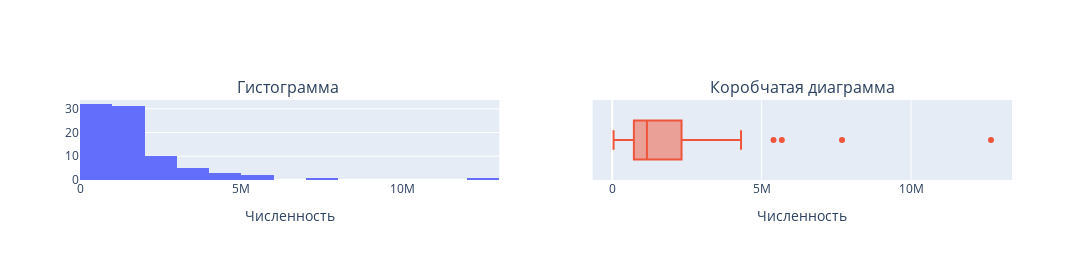
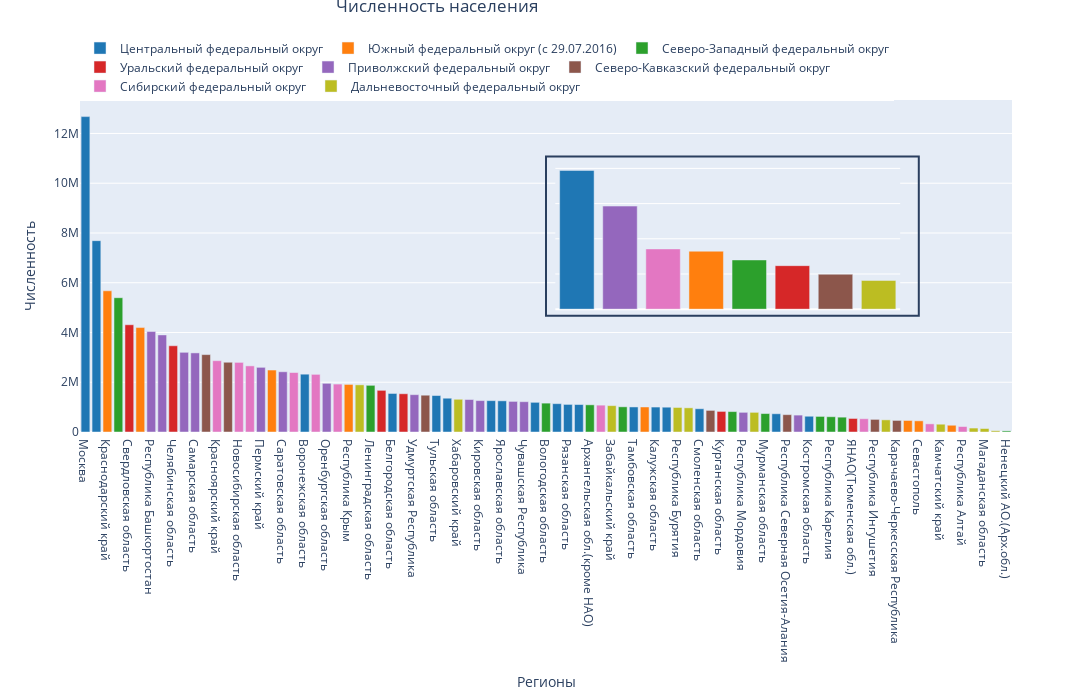

The notebook cell saved with these charts, in order:
### Code cell
# Создаем маску, где будем использовать цвета наших регионов.
mask_number = data.groupby('Федеральный округ')['Численность населения'].sum().reset_index()
mask_number.sort_values(by='Численность населения',ascending=False,inplace=True)
mask_number['цвет'] = mask_number['Федеральный округ'].map(dct_colors)

# Нарисуем первую фигуру, которая будет состоять из гистограммы и коробчатой диаграммы
fig_1=make_subplots(rows=1,
                  cols=2,
                  subplot_titles=['Гистограмма ','Коробчатая диаграмма']
                  )
# Гистограмма
fig_1.add_trace(col=1,row=1,trace=go.Histogram(x=data['Численность населения'],showlegend=False))
fig_1.update_xaxes(title='Численность',col=1,row=1)

# Коробчатая диаграмма
fig_1.add_trace(col=2,row=1,trace=go.Box(x=data['Численность населения'],showlegend=False,name=''))
fig_1.update_xaxes(title='Численность',col=2,row=1)
# Изменим высоту и ширину первого графика
fig_1.update_layout(height=260,width=1200)

# Нарисуем первый график
fig_1.show()

# Далее нам понадобится столбчатая диаграмма, цветом выделим округа, а меткой сделаем регионы-млн.
fig_2 = px.bar(x=data['Регионы'],
             title='Численность населения по регионам',
             y=data['Численность населения'],
             color=data['Федеральный округ'],
             color_discrete_map=dct_colors,
             height=700,width=1500)

# Отсортируем согласно признаку Регионы, а он у нас отсортирован по численности населения
fig_2.update_xaxes(categoryorder='array',categoryarray=data['Регионы'])

# Добавим текст во внутрь черным цветом, что бы мы понимали где регион миллионник
fig_2.update_traces(textposition='outside',textfont_color='#3F51B5')


# Третий график будет внутри основного второго графика
fig_2.add_trace(
    trace=go.Bar(marker_color=mask_number['цвет'],
        x=mask_number['Федеральный округ'],
        y=mask_number['Численность населения'],
        name="Федеральный округ",xaxis='x2',
        showlegend=False))

# Рисуем внутри второго графика фигуру типа rect - это прямоугольник, указываем его вершины
fig_2.update_layout( shapes=[
    dict(type="rect", #тип
         xref="paper", # цвет 
         yref="paper", # цвет 
         x0=0.5, # начало графика x0 от левого края
         y0=0.35, # начало графика y0 от нижнего края
         x1=0.9, # конец графика x1 от левого края
         y1=0.83, # конец графика y1 от нижнего края
         line_width=2, #
         fillcolor=None, #
         opacity=1)])

# Уточняем область отображения второго графика
fig_2.update_traces(selector=lambda t: t.name=="Федеральный округ", xaxis="x2", yaxis="y2")

# Новые оси третьего графика
fig_2.update_layout(
    xaxis2=dict(domain=[0.51, 0.88], anchor="y2"),  # определяем оси X для врезанного графика
    yaxis2=dict(domain=[0.37, 0.81], anchor="x2")) # определяем оси Y для врезанного графика

fig_2.update_layout(autosize=False,
                  legend_orientation="h",
                  legend=dict(x=0,y=1.2, yanchor='top',title=''),
                  title={'text':"Численность населения",'x':0.4,'y':1},
                  xaxis_title="Регионы",
                  yaxis_title="Численность",
                  
                  xaxis2 = {'showticklabels': False},
                  yaxis2 = {'showticklabels': False})



fig_2.show()

### Figure 1 — Plotly figure (JSON) as saved in the notebook; plotly's stock layout.template omitted (floating-point values rounded to 4 significant figures)
{"data": [{"showlegend": false, "type": "histogram", "x": [12678079, 7690863, 5675462, 5398064, 4310681, 4197821, 4038151, 3902888, 3466369, 3202946, 3179532, 3110858, 2866255, 2803573, 2798170, 2657854, 2599260, 2491036, 2421895, 2391193, 2324205, 2317153, 1956835, 1926665, 1912622, 1895868, 1875872, 1674676, 1549151, 1537416, 1500955, 1478726, 1466127, 1358416, 1315643, 1305563, 1262402, 1260379, 1253389, 1229824, 1217818, 1192491, 1160445, 1139371, 1108847, 1104008, 1092424, 1079271, 1059700, 1012512, 1006748, 1005782, 1002575, 997135, 985937, 971996, 934889, 868350, 827166, 820473, 790197, 790044, 741404, 733498, 696837, 679417, 633385, 626115, 614064, 596508, 544444, 534262, 507061, 488257, 465528, 463088, 449138, 327383, 313016, 271135, 220181, 158305, 140149, 50288, 44111], "xaxis": "x", "yaxis": "y"}, {"name": "", "showlegend": false, "type": "box", "x": [12678079, 7690863, 5675462, 5398064, 4310681, 4197821, 4038151, 3902888, 3466369, 3202946, 3179532, 3110858, 2866255, 2803573, 2798170, 2657854, 2599260, 2491036, 2421895, 2391193, 2324205, 2317153, 1956835, 1926665, 1912622, 1895868, 1875872, 1674676, 1549151, 1537416, 1500955, 1478726, 1466127, 1358416, 1315643, 1305563, 1262402, 1260379, 1253389, 1229824, 1217818, 1192491, 1160445, 1139371, 1108847, 1104008, 1092424, 1079271, 1059700, 1012512, 1006748, 1005782, 1002575, 997135, 985937, 971996, 934889, 868350, 827166, 820473, 790197, 790044, 741404, 733498, 696837, 679417, 633385, 626115, 614064, 596508, 544444, 534262, 507061, 488257, 465528, 463088, 449138, 327383, 313016, 271135, 220181, 158305, 140149, 50288, 44111], "xaxis": "x2", "yaxis": "y2"}], "layout": {"annotations": [{"font": {"size": 16}, "showarrow": false, "text": "Гистограмма ", "x": 0.225, "xanchor": "center", "xref": "paper", "y": 1, "yanchor": "bottom", "yref": "paper"}, {"font": {"size": 16}, "showarrow": false, "text": "Коробчатая диаграмма", "x": 0.775, "xanchor": "center", "xref": "paper", "y": 1, "yanchor": "bottom", "yref": "paper"}], "height": 260, "width": 1200, "xaxis": {"anchor": "y", "domain": [0, 0.45], "title": {"text": "Численность"}}, "xaxis2": {"anchor": "y2", "domain": [0.55, 1], "title": {"text": "Численность"}}, "yaxis": {"anchor": "x", "domain": [0, 1]}, "yaxis2": {"anchor": "x2", "domain": [0, 1]}}}

### Figure 2 — Plotly figure (JSON) as saved in the notebook; plotly's stock layout.template omitted (floating-point values rounded to 4 significant figures)
{"data": [{"alignmentgroup": "True", "hovertemplate": "color=Центральный федеральный округ<br>x=%{x}<br>y=%{y}<extra></extra>", "legendgroup": "Центральный федеральный округ", "marker": {"color": "#1F77B4", "pattern": {"shape": ""}}, "name": "Центральный федеральный округ", "offsetgroup": "Центральный федеральный округ", "orientation": "v", "showlegend": true, "textfont": {"color": "#3F51B5"}, "textposition": "outside", "type": "bar", "x": ["Москва", "Московская область", "Воронежская область", "Белгородская область", "Тульская область", "Владимирская область", "Тверская область", "Ярославская область", "Брянская область", "Липецкая область", "Рязанская область", "Курская область", "Тамбовская область", "Калужская область", "Ивановская область", "Смоленская область", "Орловская область", "Костромская область"], "xaxis": "x", "y": [12678079, 7690863, 2324205, 1549151, 1466127, 1358416, 1260379, 1253389, 1192491, 1139371, 1108847, 1104008, 1006748, 1002575, 997135, 934889, 733498, 633385], "yaxis": "y"}, {"alignmentgroup": "True", "hovertemplate": "color=Южный федеральный округ (с 29.07.2016)<br>x=%{x}<br>y=%{y}<extra></extra>", "legendgroup": "Южный федеральный округ (с 29.07.2016)", "marker": {"color": "#FF7F0E", "pattern": {"shape": ""}}, "name": "Южный федеральный округ (с 29.07.2016)", "offsetgroup": "Южный федеральный округ (с 29.07.2016)", "orientation": "v", "showlegend": true, "textfont": {"color": "#3F51B5"}, "textposition": "outside", "type": "bar", "x": ["Краснодарский край", "Ростовская область", "Волгоградская область", "Республика Крым", "Астраханская область", "Республика Адыгея", "Севастополь", "Республика Калмыкия"], "xaxis": "x", "y": [5675462, 4197821, 2491036, 1912622, 1005782, 463088, 449138, 271135], "yaxis": "y"}, {"alignmentgroup": "True", "hovertemplate": "color=Северо-Западный федеральный округ<br>x=%{x}<br>y=%{y}<extra></extra>", "legendgroup": "Северо-Западный федеральный округ", "marker": {"color": "#2CA02C", "pattern": {"shape": ""}}, "name": "Северо-Западный федеральный округ", "offsetgroup": "Северо-Западный федеральный округ", "orientation": "v", "showlegend": true, "textfont": {"color": "#3F51B5"}, "textposition": "outside", "type": "bar", "x": ["Санкт-Петербург", "Ленинградская область", "Вологодская область", "Архангельская обл.(кроме НАО)", "Калининградская область", "Республика Коми", "Мурманская область", "Псковская область", "Республика Карелия", "Новгородская область", "Ненецкий АО.(Арх.обл.)"], "xaxis": "x", "y": [5398064, 1875872, 1160445, 1092424, 1012512, 820473, 741404, 626115, 614064, 596508, 44111], "yaxis": "y"}, {"alignmentgroup": "True", "hovertemplate": "color=Уральский федеральный округ<br>x=%{x}<br>y=%{y}<extra></extra>", "legendgroup": "Уральский федеральный округ", "marker": {"color": "#D62728", "pattern": {"shape": ""}}, "name": "Уральский федеральный округ", "offsetgroup": "Уральский федеральный округ", "orientation": "v", "showlegend": true, "textfont": {"color": "#3F51B5"}, "textposition": "outside", "type": "bar", "x": ["Свердловская область", "Челябинская область", "ХМАО(Тюменская обл.)", "Тюменская обл.(кроме ХМАО,ЯНАО)", "Курганская область", "ЯНАО(Тюменская обл.)"], "xaxis": "x", "y": [4310681, 3466369, 1674676, 1537416, 827166, 544444], "yaxis": "y"}, {"alignmentgroup": "True", "hovertemplate": "color=Приволжский федеральный округ<br>x=%{x}<br>y=%{y}<extra></extra>", "legendgroup": "Приволжский федеральный округ", "marker": {"color": "#9467BD", "pattern": {"shape": ""}}, "name": "Приволжский федеральный округ", "offsetgroup": "Приволжский федеральный округ", "orientation": "v", "showlegend": true, "textfont": {"color": "#3F51B5"}, "textposition": "outside", "type": "bar", "x": ["Республика Башкортостан", "Республика Татарстан", "Нижегородская область", "Самарская область", "Пермский край", "Саратовская область", "Оренбургская область", "Удмуртская Республика", "Пензенская область", "Кировская область", "Ульяновская область", "Чувашская Республика", "Республика Мордовия", "Республика Марий Эл"], "xaxis": "x", "y": [4038151, 3902888, 3202946, 3179532, 2599260, 2421895, 1956835, 1500955, 1305563, 1262402, 1229824, 1217818, 790197, 679417], "yaxis": "y"}, {"alignmentgroup": "True", "hovertemplate": "color=Северо-Кавказский федеральный округ<br>x=%{x}<br>y=%{y}<extra></extra>", "legendgroup": "Северо-Кавказский федеральный округ", "marker": {"color": "#8C564B", "pattern": {"shape": ""}}, "name": "Северо-Кавказский федеральный округ", "offsetgroup": "Северо-Кавказский федеральный округ", "orientation": "v", "showlegend": true, "textfont": {"color": "#3F51B5"}, "textposition": "outside", "type": "bar", "x": ["Республика Дагестан", "Ставропольский край", "Чеченская Республика", "Кабардино-Балкарская Республика", "Республика Северная Осетия-Алания", "Республика Ингушетия", "Карачаево-Черкесская Республика"], "xaxis": "x", "y": [3110858, 2803573, 1478726, 868350, 696837, 507061, 465528], "yaxis": "y"}, {"alignmentgroup": "True", "hovertemplate": "color=Сибирский федеральный округ<br>x=%{x}<br>y=%{y}<extra></extra>", "legendgroup": "Сибирский федеральный округ", "marker": {"color": "#E377C2", "pattern": {"shape": ""}}, "name": "Сибирский федеральный округ", "offsetgroup": "Сибирский федеральный округ", "orientation": "v", "showlegend": true, "textfont": {"color": "#3F51B5"}, "textposition": "outside", "type": "bar", "x": ["Красноярский край", "Новосибирская область", "Кемеровская область", "Иркутская область", "Алтайский край", "Омская область", "Томская область", "Республика Хакасия", "Республика Тыва", "Республика Алтай"], "xaxis": "x", "y": [2866255, 2798170, 2657854, 2391193, 2317153, 1926665, 1079271, 534262, 327383, 220181], "yaxis": "y"}, {"alignmentgroup": "True", "hovertemplate": "color=Дальневосточный федеральный округ<br>x=%{x}<br>y=%{y}<extra></extra>", "legendgroup": "Дальневосточный федеральный округ", "marker": {"color": "#BCBD22", "pattern": {"shape": ""}}, "name": "Дальневосточный федеральный округ", "offsetgroup": "Дальневосточный федеральный округ", "orientation": "v", "showlegend": true, "textfont": {"color": "#3F51B5"}, "textposition": "outside", "type": "bar", "x": ["Приморский край", "Хабаровский край", "Забайкальский край", "Республика Бурятия", "Республика Саха (Якутия)", "Амурская область", "Сахалинская область", "Камчатский край", "Еврейская автономная область", "Магаданская область", "Чукотский автономный округ"], "xaxis": "x", "y": [1895868, 1315643, 1059700, 985937, 971996, 790044, 488257, 313016, 158305, 140149, 50288], "yaxis": "y"}, {"marker": {"color": ["#1F77B4", "#9467BD", "#E377C2", "#FF7F0E", "#2CA02C", "#D62728", "#8C564B", "#BCBD22"]}, "name": "Федеральный округ", "showlegend": false, "type": "bar", "x": ["Центральный федеральный округ", "Приволжский федеральный округ", "Сибирский федеральный округ", "Южный федеральный округ (с 29.07.2016)", "Северо-Западный федеральный округ", "Уральский федеральный округ", "Северо-Кавказский федеральный округ", "Дальневосточный федеральный округ"], "xaxis": "x2", "y": [39433556, 29287683, 17118387, 16466084, 13981992, 12360752, 9930933, 8169203], "yaxis": "y2"}], "layout": {"autosize": false, "barmode": "relative", "height": 700, "legend": {"orientation": "h", "title": {"text": ""}, "tracegroupgap": 0, "x": 0, "y": 1.2, "yanchor": "top"}, "shapes": [{"line": {"width": 2}, "opacity": 1, "type": "rect", "x0": 0.5, "x1": 0.9, "xref": "paper", "y0": 0.35, "y1": 0.83, "yref": "paper"}], "title": {"text": "Численность населения", "x": 0.4, "y": 1}, "width": 1500, "xaxis": {"anchor": "y", "categoryarray": ["Москва", "Московская область", "Краснодарский край", "Санкт-Петербург", "Свердловская область", "Ростовская область", "Республика Башкортостан", "Республика Татарстан", "Челябинская область", "Нижегородская область", "Самарская область", "Республика Дагестан", "Красноярский край", "Ставропольский край", "Новосибирская область", "Кемеровская область", "Пермский край", "Волгоградская область", "Саратовская область", "Иркутская область", "Воронежская область", "Алтайский край", "Оренбургская область", "Омская область", "Республика Крым", "Приморский край", "Ленинградская область", "ХМАО(Тюменская обл.)", "Белгородская область", "Тюменская обл.(кроме ХМАО,ЯНАО)", "Удмуртская Республика", "Чеченская Республика", "Тульская область", "Владимирская область", "Хабаровский край", "Пензенская область", "Кировская область", "Тверская область", "Ярославская область", "Ульяновская область", "Чувашская Республика", "Брянская область", "Вологодская область", "Липецкая область", "Рязанская область", "Курская область", "Архангельская обл.(кроме НАО)", "Томская область", "Забайкальский край", "Калининградская область", "Тамбовская область", "Астраханская область", "Калужская область", "Ивановская область", "Республика Бурятия", "Республика Саха (Якутия)", "Смоленская область", "Кабардино-Балкарская Республика", "Курганская область", "Республика Коми", "Республика Мордовия", "Амурская область", "Мурманская область", "Орловская область", "Республика Северная Осетия-Алания", "Республика Марий Эл", "Костромская область", "Псковская область", "Республика Карелия", "Новгородская область", "ЯНАО(Тюменская обл.)", "Республика Хакасия", "Республика Ингушетия", "Сахалинская область", "Карачаево-Черкесская Республика", "Республика Адыгея", "Севастополь", "Республика Тыва", "Камчатский край", "Республика Калмыкия", "Республика Алтай", "Еврейская автономная область", "Магаданская область", "Чукотский автономный округ", "Ненецкий АО.(Арх.обл.)"], "categoryorder": "array", "domain": [0, 1], "title": {"text": "Регионы"}}, "xaxis2": {"anchor": "y2", "domain": [0.51, 0.88], "showticklabels": false}, "yaxis": {"anchor": "x", "domain": [0, 1], "title": {"text": "Численность"}}, "yaxis2": {"anchor": "x2", "domain": [0.37, 0.81], "showticklabels": false}}}
